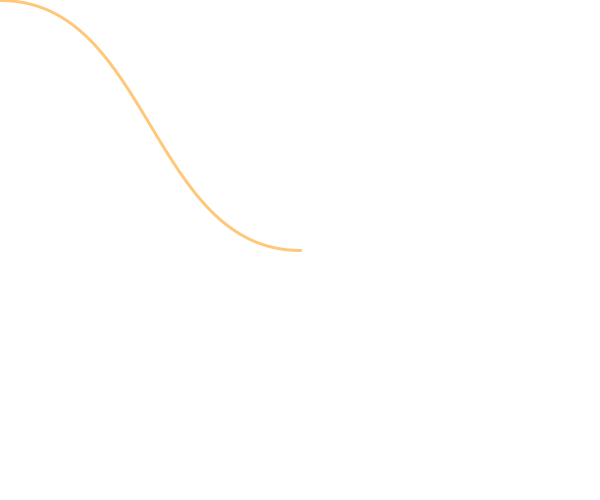
Frame 1 (no input)
Frame 60 (the mouse pressed at the canvas centre just before this capture): identical to frame 1, image omitted
Frame 120 (the mouse held since frame 60 and released just before this capture): blank canvas, image omitted

The Processing sketch that drew this single still picture (run headless with seeded random() and noise(); from frame 60 on, the mouse is pressed at the canvas centre):

// Processing sketch: BezierBetweenTwoAnchors
// ── BezierBetweenTwoAnchors.pde
// [foumula: Define nice Bezier from 2 anchor points? - Processing 2.x and 3.x Forum](http://forum.processing.org/two/discussion/9638/foumula-define-nice-bezier-from-2-anchor-points#latest)
// By Chrisir

final float FACTOR = 0.5;

void setup()
{
  size(600, 500);
  background(255);
  stroke(255, 200, 120);
  strokeWeight(3);
  noFill();
}

void draw()
{
  background(255);

  // anchors
  PVector a1 = new PVector(mouseX, mouseY);
  PVector a2 = new PVector(width / 2, height / 2);

  drawBezier (a1, a2);
}

void drawBezier(PVector a1, PVector a2)
{
  PVector delta = PVector.sub(a2, a1);
  float w = delta.x;
  float h = delta.y;

  PVector c1 = a1.copy();
  PVector c2 = a2.copy();
  if (abs(w) > abs(h))
  {
    c1.add(FACTOR * w, 0, 0);
    c2.add(-FACTOR * w, 0, 0);
  }
  else
  {
    
    c1.add(0, FACTOR * h, 0);
    c2.add(0, -FACTOR * h, 0);
  }
  
  bezier(
    a1.x, a1.y,
    c1.x, c1.y,
    c2.x, c2.y,
    a2.x, a2.y 
  );
}
